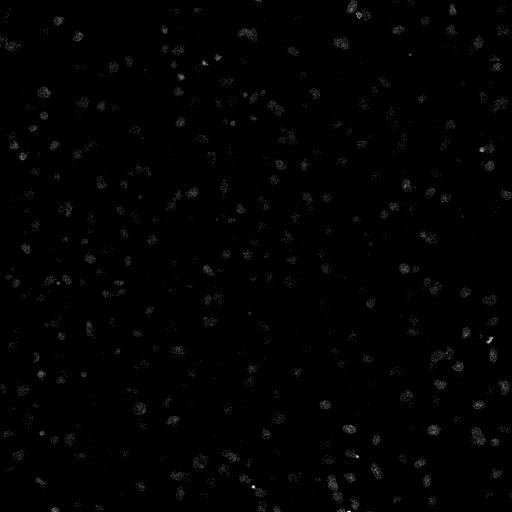
#> input picture tests/4-50-10_40x_cortex_1.tif, 512 x 512 px
$ python -i data_processing.py   (imports and definitions only)
#> lines starting #> are read from the running program, lines starting #| are printed output that depends on the picture; after the words box and inside, x2 and y2 are one past the last pixel; in counts of white or black regions, pixels touching at a corner belong together
#> further down, picture is the input picture: shape (512, 512, 3); min 0, max 10, mean 0.0672
from skimage.filters import (
    threshold_isodata, threshold_li, threshold_mean,
    threshold_minimum, threshold_otsu, threshold_triangle, threshold_yen
)
from skimage.color import rgb2gray
from skimage.transform import resize
from skimage.morphology import binary_dilation, binary_erosion
import matplotlib.pyplot as plt
import numpy as np

def try_all_thresholds(image):
    # Convert to grayscale if the image is in color
    if len(image.shape) == 3:
        image = image[1,:,:]

    fig, ax = plt.subplots(nrows=3, ncols=4, figsize=(10, 10))
    methods = [
        "Original", "Isodata", "Li", "Mean",
        "Minimum", "Otsu", "Triangle", "Yen"
    ]
    thresholds = [
        None, threshold_isodata, threshold_li,
        threshold_mean, threshold_minimum,
        threshold_otsu, threshold_triangle,
        threshold_yen
    ]
    images = [image if thresh is None else image > thresh(image) for thresh in thresholds]
    for i, img in enumerate(images):
        print(f"Shape of image {methods[i]}: {img.shape}") # Print the shape
        ax[i // 4, i % 4].imshow(img, cmap='gray')
        ax[i // 4, i % 4].set_title(methods[i])
        ax[i // 4, i % 4].axis('off')
    plt.show()

def segment_image(image, method='otsu'):
    # Convert to grayscale if the image is in color
#> called with method = 'otsu'
    if len(image.shape) == 3:
        image = rgb2gray(image)

    # Resize the image (optional, you can set the desired size)
    resized_image = resize(image, (512, 512))

    # Apply the selected thresholding method
    if method == 'otsu':
        thresh_value = threshold_otsu(resized_image)
#> thresh_value = 7.66e-05
    elif method == 'li':
        thresh_value = threshold_li(resized_image)
    else:
        raise ValueError("Invalid method")

    # Threshold the image
    binary_image = resized_image > thresh_value
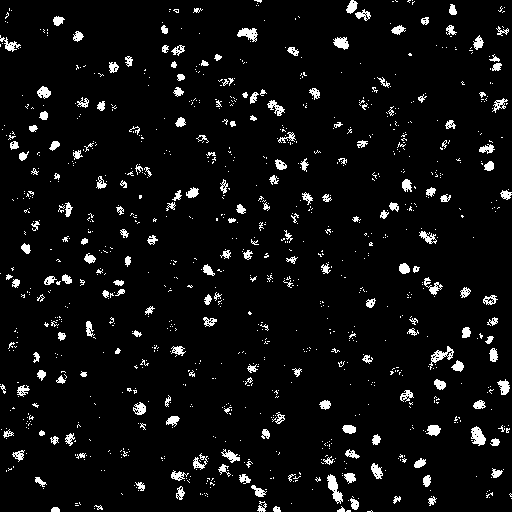
#> binary_image: shape (512, 512) bool; 5.3% white; 1022 white regions (820 under 20 px), largest, box (x1, y1, x2, y2) and area: (327, 474, 343, 504) 222, (471, 426, 486, 446) 189, (429, 346, 454, 370) 181

    # Apply morphological operations
    dilated_image = binary_dilation(binary_image)
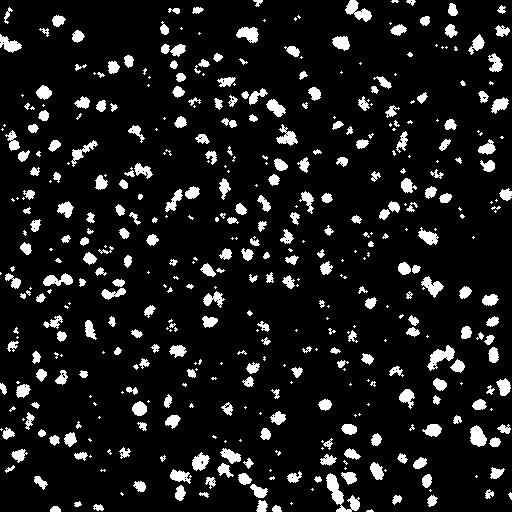
#> dilated_image: shape (512, 512) bool; 10.2% white; 465 white regions (183 under 20 px), largest, box (x1, y1, x2, y2) and area: (326, 473, 360, 512) 485, (427, 345, 455, 371) 314, (345, 0, 372, 22) 287
    segmented_image = binary_erosion(dilated_image)
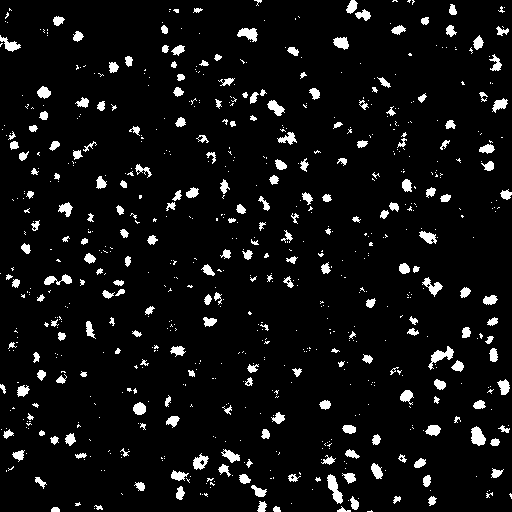
#> segmented_image: shape (512, 512) bool; 6.2% white; 728 white regions (503 under 20 px), largest, box (x1, y1, x2, y2) and area: (327, 474, 343, 504) 235, (428, 346, 454, 370) 222, (471, 426, 486, 446) 205

    return segmented_image

>>> import cv2
>>> picture = cv2.cvtColor(cv2.imread('../tests/4-50-10_40x_cortex_1.tif'), cv2.COLOR_BGR2RGB)
>>> result = segment_image(picture)

$ run again, on tests/4-50-10_40x_cortex_2.tif
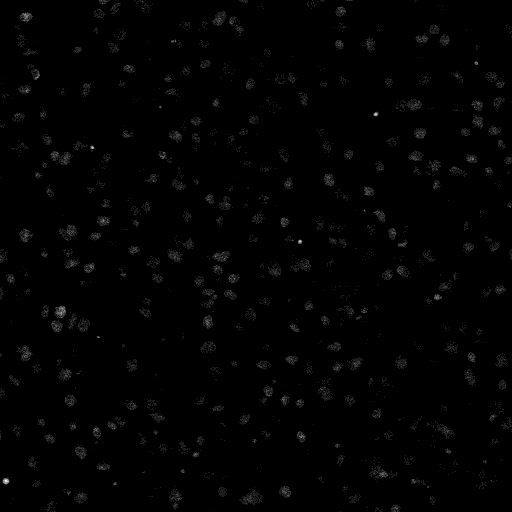
#> input picture tests/4-50-10_40x_cortex_2.tif, 512 x 512 px
#> picture is the input picture: shape (512, 512, 3); min 0, max 9, mean 0.0758
#> thresh_value = 6.89e-05
#> in segment_image, `binary_image = resized_image > thresh_value`:
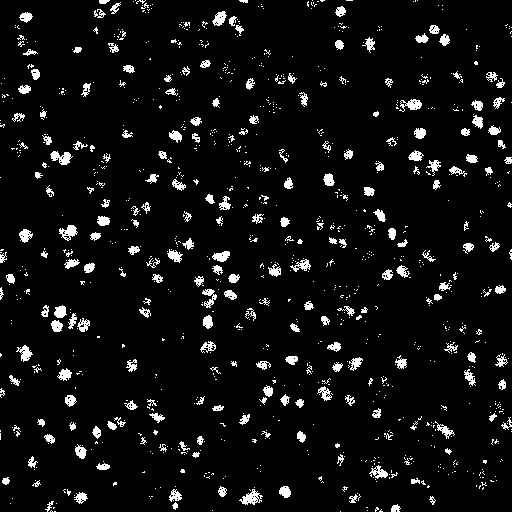
#> binary_image: shape (512, 512) bool; 6% white; 1042 white regions (819 under 20 px), largest, box (x1, y1, x2, y2) and area: (239, 489, 263, 505) 185, (50, 151, 73, 165) 181, (59, 225, 78, 241) 161
#> dilated_image: shape (512, 512) bool; 11.4% white; 472 white regions (168 under 20 px), largest, box (x1, y1, x2, y2) and area: (368, 456, 399, 483) 318, (50, 304, 68, 333) 306, (67, 308, 91, 333) 300
#> in segment_image, `segmented_image = binary_erosion(dilated_image)`:
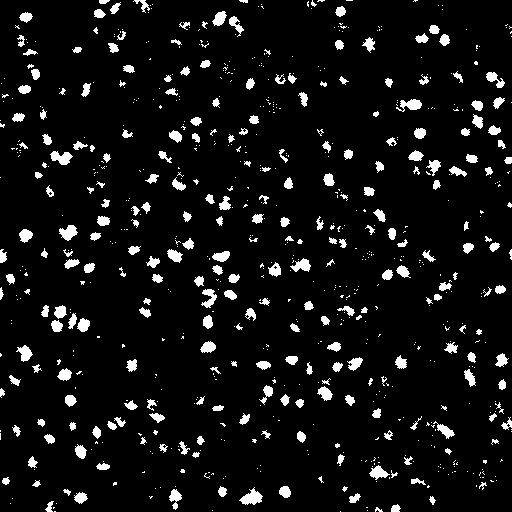
#> segmented_image: shape (512, 512) bool; 7.1% white; 760 white regions (504 under 20 px), largest, box (x1, y1, x2, y2) and area: (239, 487, 263, 505) 227, (50, 151, 73, 165) 197, (396, 99, 422, 112) 187

$ run again, on tests/4-50-10_40x_cortex_3.tif
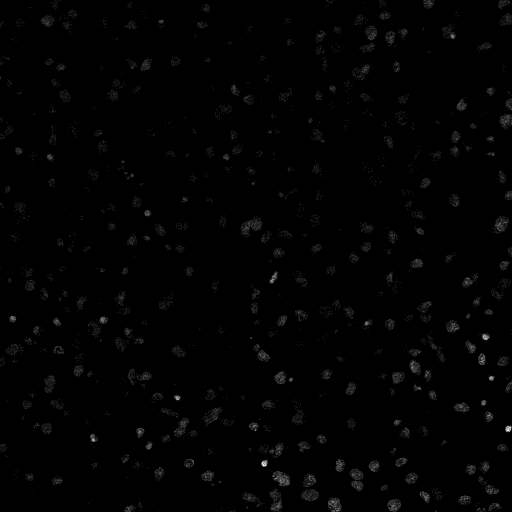
#> input picture tests/4-50-10_40x_cortex_3.tif, 512 x 512 px
#> picture is the input picture: shape (512, 512, 3); min 0, max 13, mean 0.116
#> thresh_value = 9.96e-05
#> in segment_image, `binary_image = resized_image > thresh_value`:
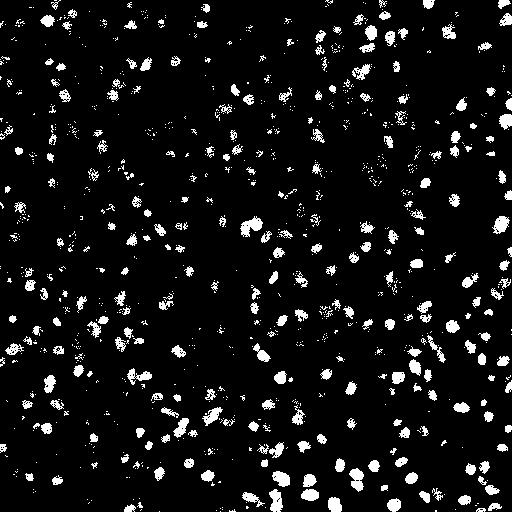
#> binary_image: shape (512, 512) bool; 7.6% white; 1057 white regions (799 under 20 px), largest, box (x1, y1, x2, y2) and area: (240, 216, 263, 237) 256, (349, 468, 364, 492) 230, (269, 489, 283, 512) 221
#> dilated_image: shape (512, 512) bool; 13.2% white; 474 white regions (142 under 20 px), largest, box (x1, y1, x2, y2) and area: (300, 473, 320, 502) 396, (201, 406, 236, 427) 379, (114, 326, 145, 353) 349
#> in segment_image, `segmented_image = binary_erosion(dilated_image)`:
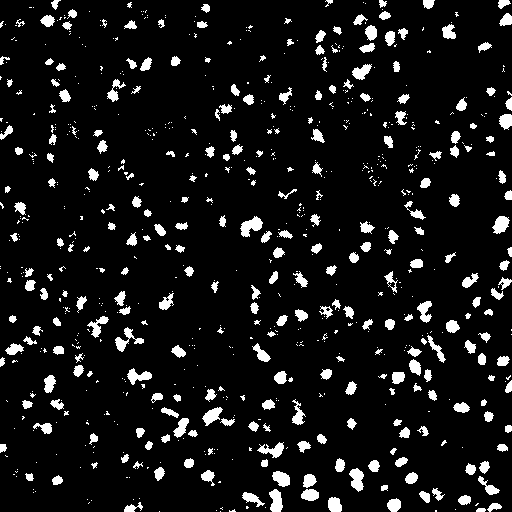
#> segmented_image: shape (512, 512) bool; 8.5% white; 760 white regions (488 under 20 px), largest, box (x1, y1, x2, y2) and area: (240, 216, 263, 237) 269, (115, 327, 144, 352) 244, (349, 468, 364, 492) 236

$ run again, on tests/4-50-10_40x_cortex_4.tif
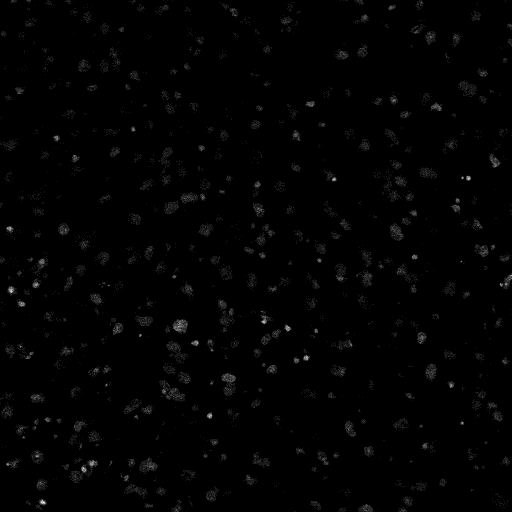
#> input picture tests/4-50-10_40x_cortex_4.tif, 512 x 512 px
#> picture is the input picture: shape (512, 512, 3); min 0, max 11, mean 0.105
#> thresh_value = 8.43e-05
#> in segment_image, `binary_image = resized_image > thresh_value`:
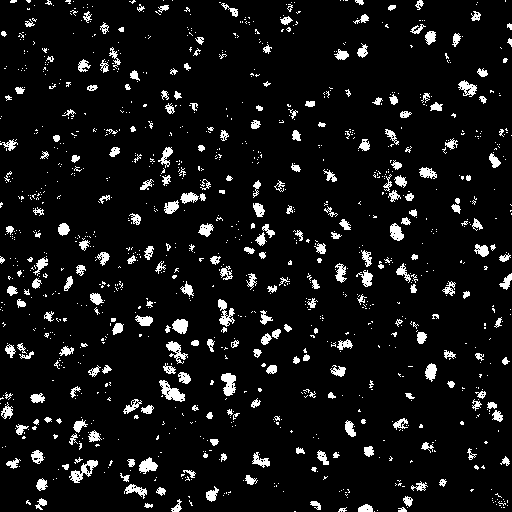
#> binary_image: shape (512, 512) bool; 7.3% white; 1152 white regions (889 under 20 px), largest, box (x1, y1, x2, y2) and area: (159, 380, 185, 402) 272, (69, 460, 98, 483) 255, (221, 373, 236, 396) 235
#> dilated_image: shape (512, 512) bool; 13.4% white; 561 white regions (216 under 20 px), largest, box (x1, y1, x2, y2) and area: (163, 191, 207, 215) 440, (217, 298, 236, 334) 393, (68, 459, 99, 484) 383
#> in segment_image, `segmented_image = binary_erosion(dilated_image)`:
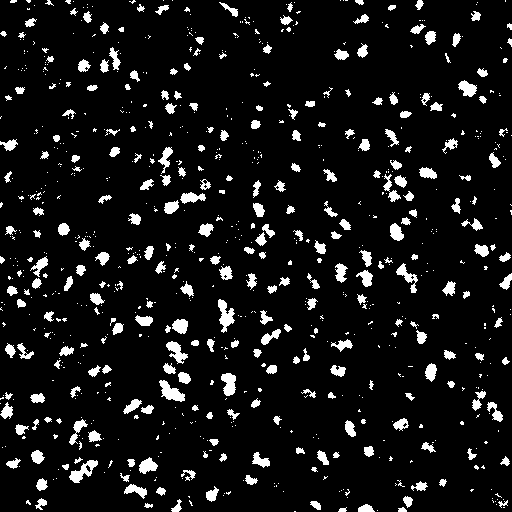
#> segmented_image: shape (512, 512) bool; 8.4% white; 832 white regions (556 under 20 px), largest, box (x1, y1, x2, y2) and area: (218, 299, 235, 333) 300, (159, 380, 185, 402) 298, (69, 460, 98, 483) 287
